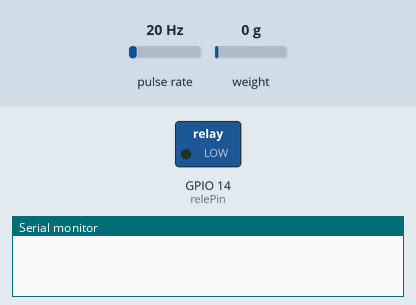
The sketch below on a simulated ESP32. Shown: switched loads named in the sketch (green lamp = pin HIGH), the last lines printed to the serial monitor. Wiring (inferred from the names in the program): pulse sensor: data GPIO 4. The test bench sets the inputs (shaded band); at power-on: pulse rate 20 Hz, weight on the scale 0 g. WiFi joins after 1.5 s; servers stay silent unless stated; no MQTT or app messages arrive unless stated.

Above: at 0.0 s.
At 2.1 s:
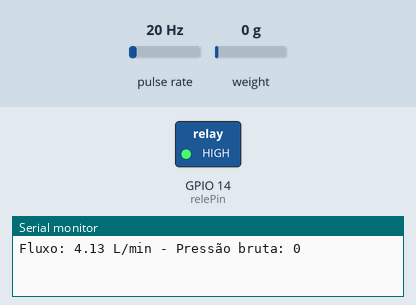
Timing chart, 0 to 3.6 s (numbered marks = the images above):
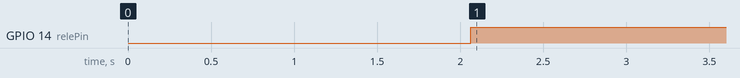

Measured:
- by itself, GPIO 14 (relePin): LOW → HIGH at 2.1 s

The sketch:

projeto_vazamento_iot.ino
```cpp
#include <WiFi.h>
#include <PubSubClient.h>
#include "HX711.h"

// Configurações do Wi-Fi
const char* ssid = "SEU_SSID";
const char* password = "SUA_SENHA";

// Configurações do MQTT
const char* mqtt_server = "broker.hivemq.com";  // Exemplo público
const int mqtt_port = 1883;
const char* topic_alerta = "iot/vazamento/alerta";

WiFiClient espClient;
PubSubClient client(espClient);

// Pinos dos sensores e atuadores
const int fluxoPin = 4;          // Saída do sensor YF-S201
const int relePin = 14;          // Relé que aciona a válvula
const int hx711_dout = 5;        // DOUT do HX711
const int hx711_sck = 18;        // SCK do HX711

volatile int pulsos = 0;
unsigned long tempoAnterior = 0;
float fluxo_L_por_minuto = 0;

HX711 balanca;

void IRAM_ATTR contarPulso() {
  pulsos++;
}

void setup_wifi() {
  delay(10);
  WiFi.begin(ssid, password);
  while (WiFi.status() != WL_CONNECTED) {
    delay(500);
  }
}

void reconnect() {
  while (!client.connected()) {
    if (client.connect("ESP32Client")) {
      client.publish(topic_alerta, "ESP32 conectado ao MQTT");
    } else {
      delay(5000);
    }
  }
}

void setup() {
  Serial.begin(115200);
  pinMode(fluxoPin, INPUT_PULLUP);
  pinMode(relePin, OUTPUT);
  attachInterrupt(digitalPinToInterrupt(fluxoPin), contarPulso, RISING);

  balanca.begin(hx711_dout, hx711_sck);
  setup_wifi();
  client.setServer(mqtt_server, mqtt_port);
}

void loop() {
  if (!client.connected()) reconnect();
  client.loop();

  unsigned long tempoAtual = millis();
  if (tempoAtual - tempoAnterior >= 1000) {
    detachInterrupt(digitalPinToInterrupt(fluxoPin));
    fluxo_L_por_minuto = (pulsos / 7.5);
    pulsos = 0;
    tempoAnterior = tempoAtual;

    long leituraPressao = balanca.read_average(5);

    Serial.print("Fluxo: ");
    Serial.print(fluxo_L_por_minuto);
    Serial.print(" L/min - Pressão bruta: ");
    Serial.println(leituraPressao);

    // Lógica de detecção de vazamento (exemplo simples)
    if (fluxo_L_por_minuto > 0.2 && leituraPressao < 10000) {
      digitalWrite(relePin, HIGH);  // Fecha válvula
      client.publish(topic_alerta, "Vazamento detectado! Válvula fechada.");
    } else {
      digitalWrite(relePin, LOW);   // Mantém válvula aberta
    }

    attachInterrupt(digitalPinToInterrupt(fluxoPin), contarPulso, RISING);
  }
}
```
